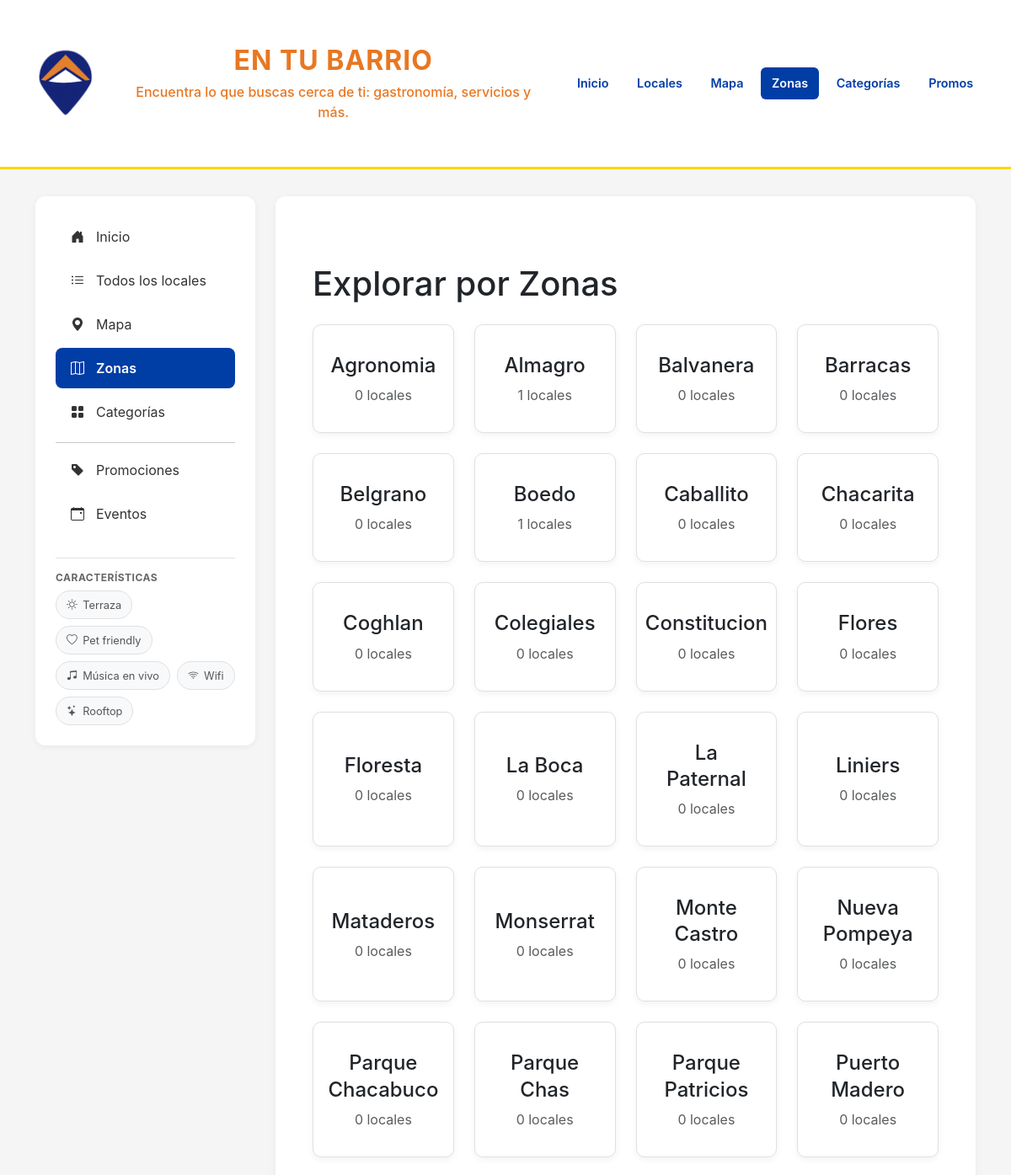
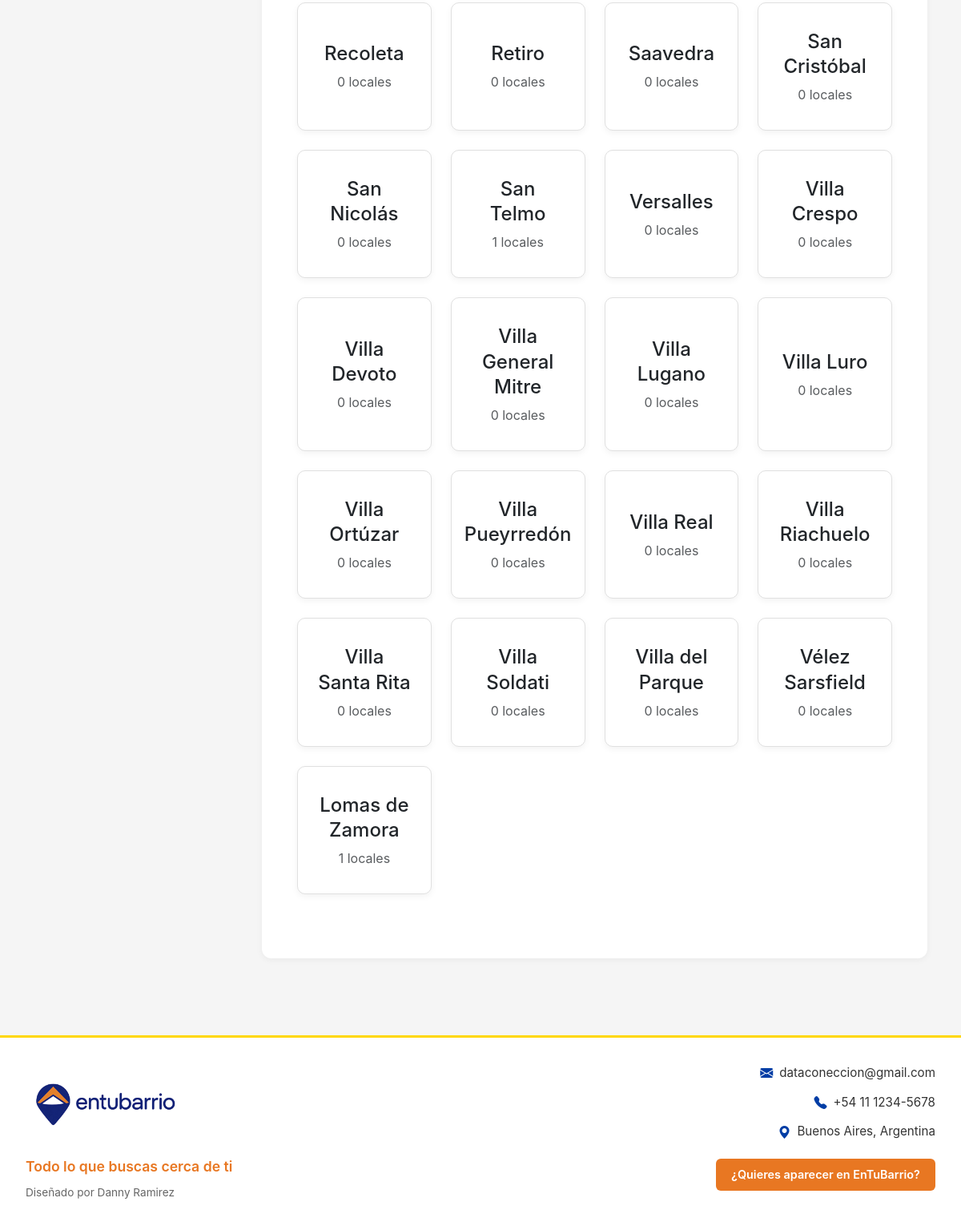
The page /zonas/ on the database its author committed (2 pictures, top to bottom).
### directorio/models.py (models this page shows, shortened)
class Zona(models.Model):
    REGION_CHOICES = [
        ('CABA', 'Ciudad Autónoma de Buenos Aires (CABA)'),
        ('PROVINCIA', 'Provincia de Buenos Aires'),
    ]
    nombre = models.CharField(max_length=100, unique=True)
    region = models.CharField(max_length=20, choices=REGION_CHOICES, default='CABA')
    descripcion = models.TextField(blank=True)
    class Meta:
        verbose_name = "Zona / Localidad"
        verbose_name_plural = "Zonas / Localidades"
        ordering = ['region', 'nombre']

### directorio/views.py (the view)
# urls.py: path('zonas/', views.lista_zonas, name='lista_zonas'),
def lista_zonas(request):
    zonas = Zona.objects.all()
    for zona in zonas:
        zona.total_locales = Local.objects.filter(zona=zona, es_activo=True).count()
    context = {
        'zonas': zonas,
    }
    return render(request, 'directorio/lista_zonas.html', context)

### directorio/templates/directorio/lista_zonas.html (shortened to what this page needs)
{% extends 'directorio/base.html' %}
{% block content %}
<div class="container py-5">
    <h1 class="mb-4">Explorar por Zonas</h1>
    <div class="row g-4">
        {% for zona in zonas %}
        <div class="col-md-4 col-lg-3">
            <a href="{% url 'directorio:locales_por_zona' zona.id %}" class="text-decoration-none">
                <div class="card text-center p-4 h-100 card-local">
                    <h4 class="mb-2">{{ zona.nombre }}</h4>
                    <p class="text-muted mb-0">{{ zona.total_locales }} locales</p>
                </div>
            </a>
        </div>
        {% endfor %}
    </div>
</div>
{% endblock %}

### static/directorio/css/styles.css (style rules this page uses)
:root { --color-primary: #FFD700; --color-secondary: #003DA5; --color-accent: #CF142B; --bg-sidebar: #fff8e1; }
* { margin: 0; padding: 0; box-sizing: border-box; }
body { font-family: -apple-system, BlinkMacSystemFont, 'Segoe UI', Roboto, sans-serif; background-color: #f5f5f5; }
.card-local { background-color: white; border-radius: 10px; padding: 1.5rem; box-shadow: 0 3px 8px rgba(0,0,0,0.05); border: 1px solid #e0e0e0; transition: all 0.2s; margin-bottom: 1rem; display: flex; flex-direction: column; justify-content: center; align-items: center; text-align: center; height: 100%; }
.card-local h4, .card-local h5 { word-break: keep-all; overflow-wrap: normal; hyphens: none; line-height: 1.3; margin-bottom: 0.5rem; white-space: normal; }

### rows shown on the page
Zona: nombre "Agronomia", total_locales "0"
Zona: nombre "Almagro", total_locales "1"
Zona: nombre "Balvanera", total_locales "0"
Zona: nombre "Barracas", total_locales "0"
Zona: nombre "Belgrano", total_locales "0"
Zona: nombre "Boedo", total_locales "1"
Zona: nombre "Caballito", total_locales "0"
Zona: nombre "Chacarita", total_locales "0"
Zona: nombre "Coghlan", total_locales "0"
Zona: nombre "Colegiales", total_locales "0"
Zona: nombre "Constitucion", total_locales "0"
Zona: nombre "Flores", total_locales "0"
Zona: nombre "Floresta", total_locales "0"
Zona: nombre "La Boca", total_locales "0"
Zona: nombre "La Paternal", total_locales "0"
Zona: nombre "Liniers", total_locales "0"
Zona: nombre "Mataderos", total_locales "0"
Zona: nombre "Monserrat", total_locales "0"
Zona: nombre "Monte Castro", total_locales "0"
Zona: nombre "Nueva Pompeya", total_locales "0"
Zona: nombre "Parque Chacabuco", total_locales "0"
Zona: nombre "Parque Chas", total_locales "0"
Zona: nombre "Parque Patricios", total_locales "0"
Zona: nombre "Puerto Madero", total_locales "0"
Zona: nombre "Recoleta", total_locales "0"
Zona: nombre "Retiro", total_locales "0"
Zona: nombre "Saavedra", total_locales "0"
Zona: nombre "San Cristóbal", total_locales "0"
Zona: nombre "San Nicolás", total_locales "0"
Zona: nombre "San Telmo", total_locales "1"
Zona: nombre "Versalles", total_locales "0"
Zona: nombre "Villa Crespo", total_locales "0"
Zona: nombre "Villa Devoto", total_locales "0"
Zona: nombre "Villa General Mitre", total_locales "0"
Zona: nombre "Villa Lugano", total_locales "0"
Zona: nombre "Villa Luro", total_locales "0"
Zona: nombre "Villa Ortúzar", total_locales "0"
Zona: nombre "Villa Pueyrredón", total_locales "0"
Zona: nombre "Villa Real", total_locales "0"
Zona: nombre "Villa Riachuelo", total_locales "0"
Zona: nombre "Villa Santa Rita", total_locales "0"
Zona: nombre "Villa Soldati", total_locales "0"
Zona: nombre "Villa del Parque", total_locales "0"
Zona: nombre "Vélez Sarsfield", total_locales "0"
Zona: nombre "Lomas de Zamora", total_locales "1"
